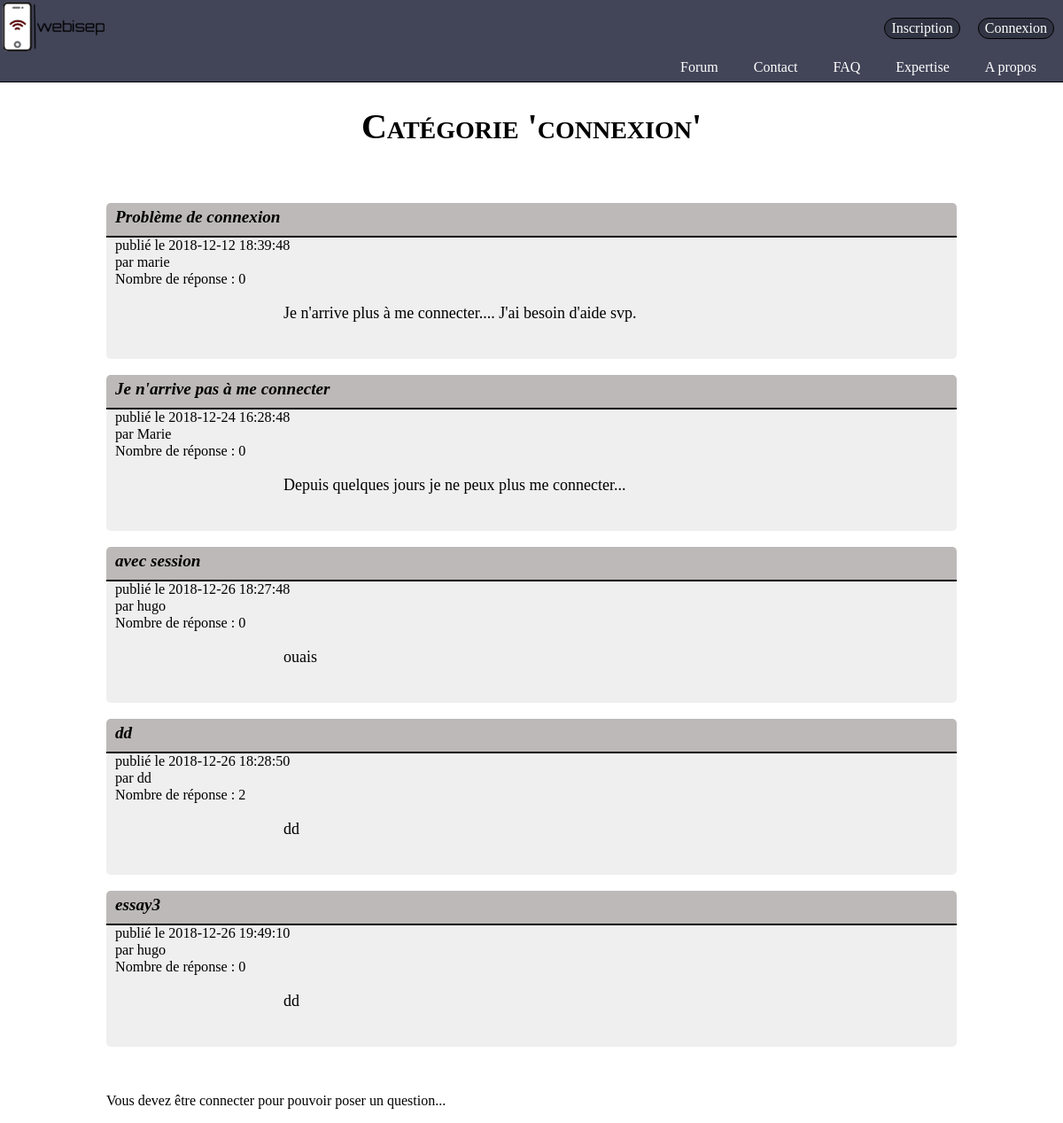
Before: /index.php?action=categorie&var=connexion with the older database file.
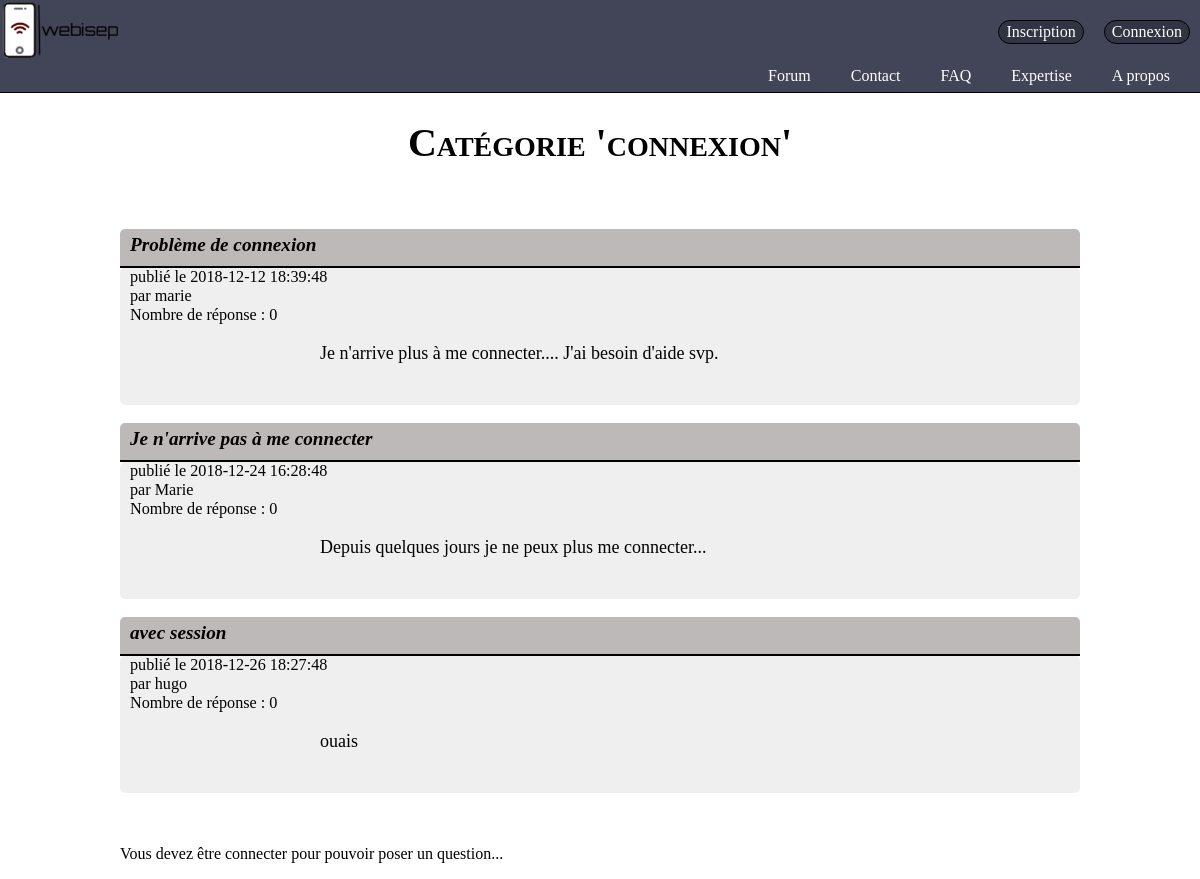
After: the same page with the newer database file.
### tables this page shows
CREATE TABLE IF NOT EXISTS `topic` (
  `id_topic` int(11) NOT NULL AUTO_INCREMENT,
  `titre` text NOT NULL,
  `date_topic` datetime NOT NULL,
  `author` text NOT NULL,
  `nbrMessage` int(11) DEFAULT NULL,
  `pseudo_dernier` text,
  `id_categorie` int(11) NOT NULL,
  `Question` text NOT NULL,
  PRIMARY KEY (`id_topic`)
);

### controllers/controller.php (called while the page is built, shortened)
<?php
include "models/model.php";
function categorie(){
  $selection =$_GET['var'];
  $request=affichCategorie($selection);
    include "views/categorie.php";
}
?>

### models/model.php (called while the page is built, shortened)
<?php
function affichCategorie($selection){
	$bdd=bdd();
	$request=$bdd-> prepare("SELECT* FROM topic JOIN categorie ON topic.id_categorie=categorie.id WHERE categorie.nom='$selection'");
	$request->execute(array());
	return $request;
}
function nbrMessage($num){
	$bdd=bdd();
	$reqNbmessage=$bdd ->prepare("SELECT COUNT(reponse) FROM message WHERE id_topic=?");
	$reqNbmessage->execute(array($num));
	$nbmessage=$reqNbmessage ->fetch();
	return $nbmessage;
}
?>

### views/categorie.php (the view, shortened to what this page needs)
<?php include("General.php");
?>
<html>
<head>
	<link rel="stylesheet" href="design/categorie.css" />
</head>
<body>
	<h1>Catégorie '<?php echo $_GET['var']?>'</h1><br><br>
<div class="ensemble">
<?php
while ($liste=$request->fetch()) {
	$num=$liste['id_topic'];
	$nbmessage=nbrMessage($num);
	?>
	<div class="topic">
	<h2 class="titre"><a class="clicable" href="index.php?action=topic&var=<?php echo $selection?>&numtopic=<?php echo $liste['id_topic']?>"><?php echo $liste['titre'] ?></a></h2>
	<div class="corp">
	<a class="info">publié le <?php echo $liste['date_topic'] ?></a><br>
	<a class="info">par <span><?php echo $liste['author'] ?></span></a><br>
	<a class="info">Nombre de réponse : <?php echo $nbmessage[0] ?></a>
	<br>
	<p class="text"><?php
	echo $liste['Question'] ?></p><br>
	</div>
	</div><br>
<?php
}
?>
<?php
if(empty($_SESSION['id']))
{
	?>
	<br><p>Vous devez être connecter pour pouvoir poser un question...</p>
    <?php } ?>
</body>
</html>

### index.php (shortened to what this page needs)
<?php
include ("controllers/controller.php");
if(isset($_GET["action"]) && !empty($_GET['action'])){
    $action = htmlspecialchars($_GET["action"]);
    switch ($action) {
        case 'categorie':
            categorie();
            break;
    }
} else {
    accueil();
}
?>

### views/General.php (shortened to what this page needs)
<html>
	<head>
		<link rel="stylesheet" href="design /General.css" />
	</head>
	<body class="body_header">
		<header>
			<a href="index.php?action=accueil"><img class="logo" src="image/Logo2.png" alt="logo" id="logo"class="flottant"/></a>
			<?php
			if (empty($_SESSION['pseudo'])) {?>
				<a class="menu-espaceclient" href=index.php?action=connexion>Connexion</a>
				<a class="menu-inscription" href=index.php?action=inscription>Inscription</a>
				<?php }
			else  {?>
				<a class="menu-espaceclient" href=index.php?action=deconnexion>Déconnexion</a>
				<a class="menu-inscription" href=index.php?action=profil>Bonjour <?php echo $_SESSION['pseudo']?></a>
			<?php } ?>
			<nav class="barre_navigation">
				<ul>
					<li class="onglet"><a href="index.php?action=AProposDeNous">A propos</a></li>
					<li class="onglet"><a href="index.php?action=expertise">Expertise </a></li>
					<li class="onglet"><a href="index.php?action=FAQ">FAQ</a></li>
					<?php if (!empty($_SESSION['pseudo'])) { ?>
					<li class="onglet"><a href="index.php?action=billet">Messagerie</a></li>
					<?php } else { ?>
					<li class="onglet"><a href="index.php?action=contact">Contact</a></li>
					<?php }?>
					<li class="onglet"><a href="index.php?action=forum">Forum </a></li>
				</ul>
			</nav>
		</header>
	</body>
</html>

### design/General.css (style rules this page uses)
.logo { width: 10%; height: auto; }
.barre_navigation >ul { margin: 0px; padding: 0px; }
.onglet { list-style-type: none; }
.barre_navigation { width: 100%; border-bottom: black 1px solid; background-color: #424458; height: 30px; }
.barre_navigation> ul> li { float: right; position: relative; }
.barre_navigation> ul::after { content:""; display: block; }
.barre_navigation a { display: inline-block; text-decoration: none; }
.barre_navigation> ul> li> a { padding: 5px 30px; padding-left: 10px; color: white; }
.menu-espaceclient, .menu-inscription { border-radius: 20px; border: 1px solid black; text-decoration: none; margin: 10px; margin-top: 20px; padding: 2px 7px; position:relative; float: right; color: white; background-color: #313442; }
header { background-color: #424458; }

### design/categorie.css (style rules this page uses)
.ensemble { width: 80%; margin-left: auto; margin-right: auto; position: relative; }
h1 { text-align: center; font-family:Bookman, URW Bookman L, serif; font-style: unset; font-size: 40px; font-variant: small-caps; }
.topic { position: relative; }
.titre { border-bottom: 2px solid black; border-top-left-radius: 5px; border-top-right-radius: 5px; padding-top: 5px; padding-bottom: 10px; margin: 0; background-color: #968f8f9e; padding-left: 10px; font-family: Avantgarde, TeX Gyre Adventor, URW Gothic L, sans-serif; font-style: italic; font-size: larger; }
.titre a { text-decoration: none; color: black; font-family: Palatino, URW Palladio L, serif; }
.clicable { display: inline-block; width: 100%; }
.corp { background-color: #EEEE; padding-left: 10px; border-radius: 5px; font-family: Times, Times New Roman, serif; font-size: large; }
.info { font-size: 0.9em; }
.text { margin-left: 20%; margin-right: 10%; margin-bottom: 0; padding-bottom: 20px; }
h2 { font-family: Times, Times New Roman,sans-serif; }

Changed rows visible on the page:
removed topic: titre "dd", date_topic "2018-12-26 18:28:50", author "dd", nbmessage "2", Question "dd"
removed topic: titre "essay3", date_topic "2018-12-26 19:49:10", author "hugo", nbmessage "0", Question "dd"
